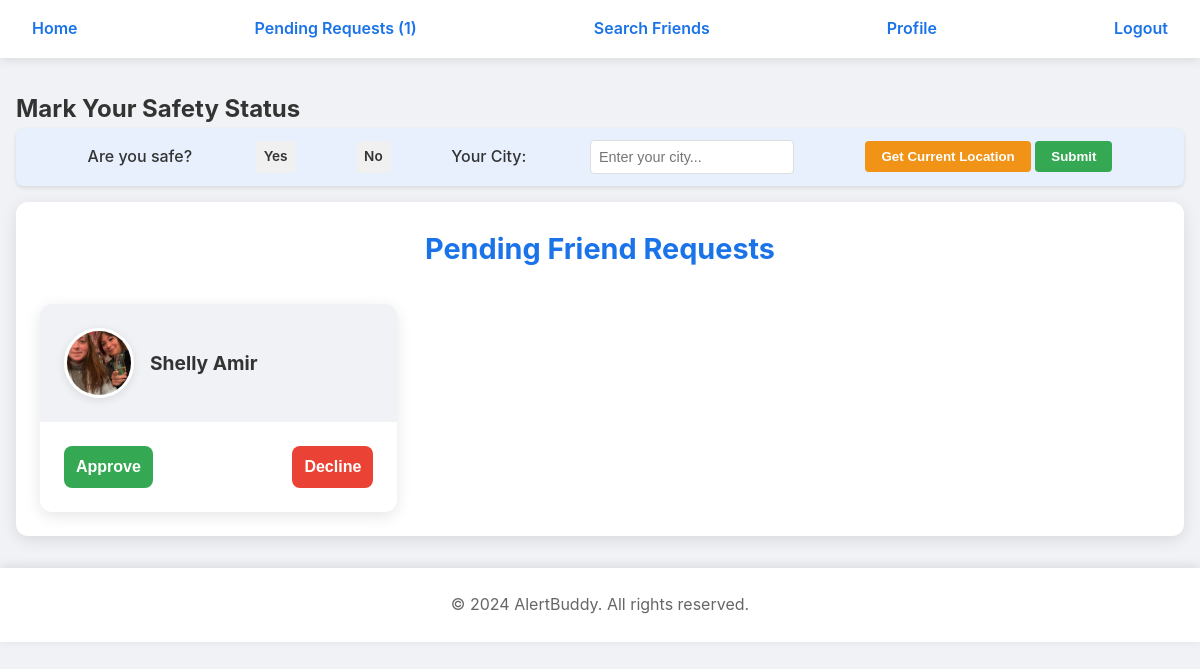
Before: /pending-requests/ (signed in) with the older database file.
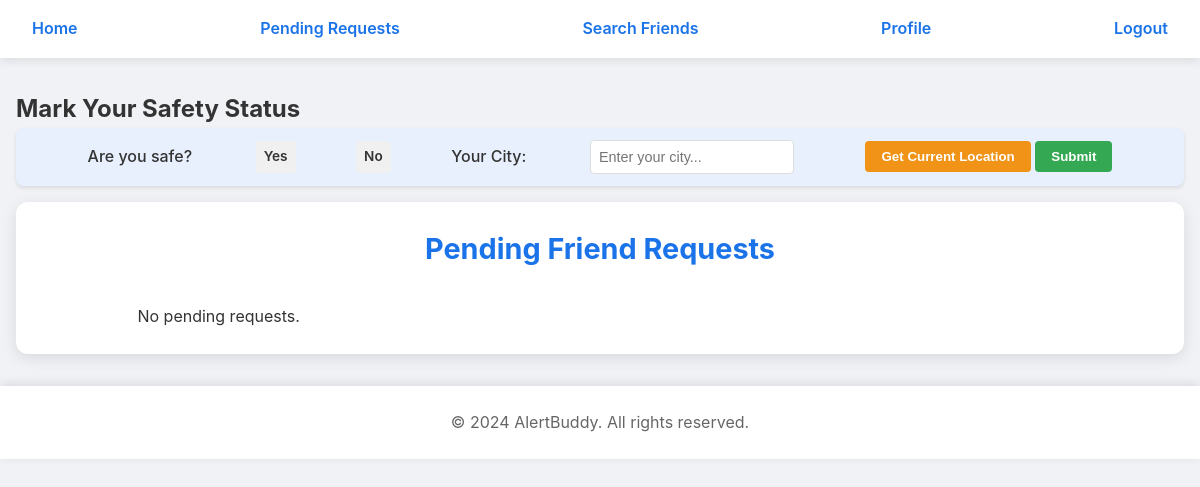
After: the same page with the newer database file.
### safety_alert/models.py (models this page shows, shortened)
class FriendRequest(models.Model):
    sender = models.ForeignKey(User, related_name='sent_requests', on_delete=models.CASCADE)
    receiver = models.ForeignKey(User, related_name='received_requests', on_delete=models.CASCADE)
    is_pending = models.BooleanField(default=True)  # Indicates if the request is still pending
    created_at = models.DateTimeField(default=timezone.now)  # Timestamp when request was created

class Profile(models.Model):
    user = models.OneToOneField(User, on_delete=models.CASCADE, related_name='profile')
    first_name = models.CharField(max_length=30, blank=True, null=True)
    last_name = models.CharField(max_length=30, blank=True, null=True)
    profile_image = models.ImageField(upload_to='profile_images/', blank=True, null=True)  # Profile image field
    created_at = models.DateTimeField(default=timezone.now)
    last_updated = models.DateTimeField(auto_now=True)

### safety_alert/views.py (the view)
# urls.py: path('pending-requests/', views.pending_friend_requests, name='pending_friend_requests'),
@login_required
def pending_friend_requests(request):
    pending_requests = FriendRequest.objects.filter(receiver=request.user, is_pending=True)
    return render(request, 'pending_requests.html', {'pending_requests': pending_requests})

### safety_alert/context_processors.py (called while the page is built)
def pending_requests_count(request):
    if request.user.is_authenticated:
        count = FriendRequest.objects.filter(receiver=request.user, is_pending=True).count()
        return {'pending_requests_count': count}
    return {'pending_requests_count': 0}

### safety_alert/templates/pending_requests.html (shortened to what this page needs)
{% extends 'base.html' %}
{% block content %}
<div class="card">
    <h2 class="auth-title">Pending Friend Requests</h2>
    <ul class="friend-requests-list">
        {% for request in pending_requests %}
            <li class="friend-request-card">
                <div class="friend-request-header">
                    {% if request.sender.profile.profile_image %}
                        <img src="{{ request.sender.profile.profile_image.url }}" alt="{{ request.sender.username }}" class="friend-request-image">
                    {% else %}
                        <div class="friend-request-image" style="background-color: #1a73e8; display: flex; align-items: center; justify-content: center;">
                            <span style="color: #ffffff; font-size: 1.5rem;">{{ request.sender.username|first|upper }}</span>
                        </div>
                    {% endif %}
                    <span class="friend-request-username">{{ request.sender.first_name }} {{ request.sender.last_name }}</span>
                </div>
                <div class="friend-request-actions">
                    <form method="post" action="{% url 'approve_friend_request' request.id %}">
                        <button type="submit" class="friend-request-btn approve-btn">Approve</button>
                    </form>
                    <form method="post" action="{% url 'decline_friend_request' request.id %}">
                        <button type="submit" class="friend-request-btn decline-btn">Decline</button>
                    </form>
                </div>
            </li>
        {% empty %}
            <li class="text-center">No pending requests.</li>
        {% endfor %}
    </ul>
</div>
{% endblock %}

Changed rows visible on the page:
no longer on this page (row edited): FriendRequest: sender.profile.profile_image (picture), sender.first_name "Shelly", sender.last_name "Amir"
Other visible differences:
{{ pending_requests_count }}: "1" → (not shown)
text now shown: "No pending requests."
